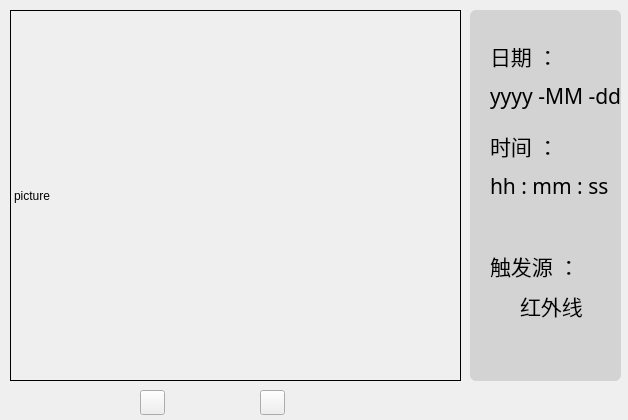
<?xml version="1.0" encoding="UTF-8"?>
<ui version="4.0">
 <class>page8</class>
 <widget class="QWidget" name="page8">
  <property name="geometry">
   <rect>
    <x>0</x>
    <y>0</y>
    <width>628</width>
    <height>420</height>
   </rect>
  </property>
  <property name="windowTitle">
   <string>Form</string>
  </property>
  <widget class="QLabel" name="label_2">
   <property name="geometry">
    <rect>
     <x>10</x>
     <y>10</y>
     <width>451</width>
     <height>371</height>
    </rect>
   </property>
   <property name="frameShape">
    <enum>QFrame::Box</enum>
   </property>
   <property name="text">
    <string>picture</string>
   </property>
  </widget>
  <widget class="QLabel" name="label_3">
   <property name="geometry">
    <rect>
     <x>470</x>
     <y>10</y>
     <width>151</width>
     <height>371</height>
    </rect>
   </property>
   <property name="styleSheet">
    <string notr="true">QLabel{
	border: 0px;
	border-radius: 6px;
	background-color : LightGray
}</string>
   </property>
   <property name="text">
    <string/>
   </property>
  </widget>
  <widget class="QLabel" name="label_4">
   <property name="geometry">
    <rect>
     <x>490</x>
     <y>40</y>
     <width>81</width>
     <height>31</height>
    </rect>
   </property>
   <property name="font">
    <font>
     <family>黑体</family>
     <pointsize>16</pointsize>
    </font>
   </property>
   <property name="text">
    <string>日期 ：</string>
   </property>
  </widget>
  <widget class="QLabel" name="label_5">
   <property name="geometry">
    <rect>
     <x>490</x>
     <y>80</y>
     <width>131</width>
     <height>31</height>
    </rect>
   </property>
   <property name="font">
    <font>
     <family>黑体</family>
     <pointsize>16</pointsize>
    </font>
   </property>
   <property name="text">
    <string>yyyy -MM -dd</string>
   </property>
  </widget>
  <widget class="QLabel" name="label_6">
   <property name="geometry">
    <rect>
     <x>490</x>
     <y>130</y>
     <width>81</width>
     <height>31</height>
    </rect>
   </property>
   <property name="font">
    <font>
     <family>黑体</family>
     <pointsize>16</pointsize>
    </font>
   </property>
   <property name="text">
    <string>时间 ：</string>
   </property>
  </widget>
  <widget class="QLabel" name="label_7">
   <property name="geometry">
    <rect>
     <x>490</x>
     <y>170</y>
     <width>131</width>
     <height>31</height>
    </rect>
   </property>
   <property name="font">
    <font>
     <family>黑体</family>
     <pointsize>16</pointsize>
    </font>
   </property>
   <property name="text">
    <string>hh : mm : ss</string>
   </property>
  </widget>
  <widget class="QLabel" name="label_8">
   <property name="geometry">
    <rect>
     <x>490</x>
     <y>250</y>
     <width>91</width>
     <height>31</height>
    </rect>
   </property>
   <property name="font">
    <font>
     <family>黑体</family>
     <pointsize>16</pointsize>
    </font>
   </property>
   <property name="text">
    <string>触发源 ：</string>
   </property>
  </widget>
  <widget class="QLabel" name="label_9">
   <property name="geometry">
    <rect>
     <x>520</x>
     <y>290</y>
     <width>71</width>
     <height>31</height>
    </rect>
   </property>
   <property name="font">
    <font>
     <family>黑体</family>
     <pointsize>16</pointsize>
    </font>
   </property>
   <property name="text">
    <string>红外线</string>
   </property>
  </widget>
  <widget class="QPushButton" name="pushButton">
   <property name="geometry">
    <rect>
     <x>140</x>
     <y>390</y>
     <width>25</width>
     <height>25</height>
    </rect>
   </property>
   <property name="text">
    <string/>
   </property>
   <property name="icon">
    <iconset resource="resources.qrc">
     <normaloff>:/.001/Resources/008/bigger.PNG</normaloff>:/.001/Resources/008/bigger.PNG</iconset>
   </property>
   <property name="iconSize">
    <size>
     <width>20</width>
     <height>20</height>
    </size>
   </property>
  </widget>
  <widget class="QPushButton" name="pushButton_2">
   <property name="geometry">
    <rect>
     <x>260</x>
     <y>390</y>
     <width>25</width>
     <height>25</height>
    </rect>
   </property>
   <property name="text">
    <string/>
   </property>
   <property name="icon">
    <iconset resource="resources.qrc">
     <normaloff>:/.001/Resources/008/smaller.PNG</normaloff>:/.001/Resources/008/smaller.PNG</iconset>
   </property>
   <property name="iconSize">
    <size>
     <width>20</width>
     <height>20</height>
    </size>
   </property>
  </widget>
 </widget>
 <resources>
  <include location="resources.qrc"/>
 </resources>
 <connections/>
</ui>
